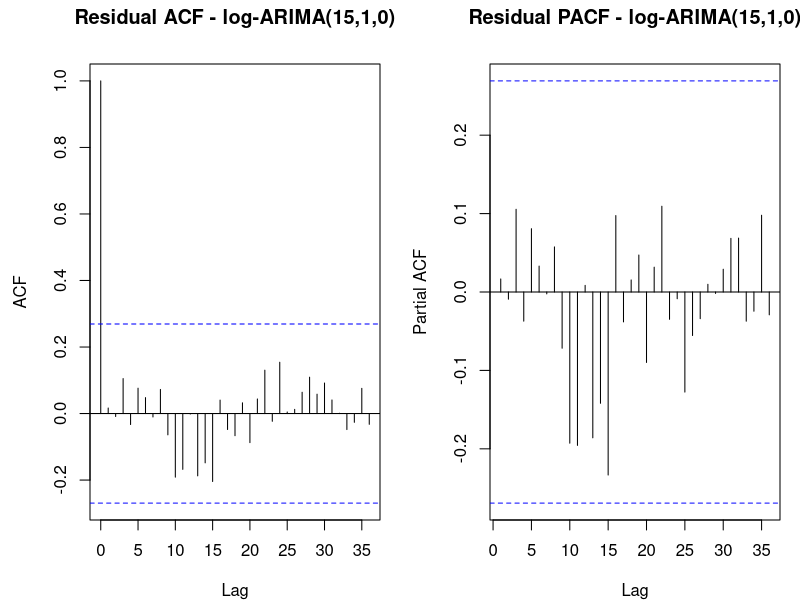
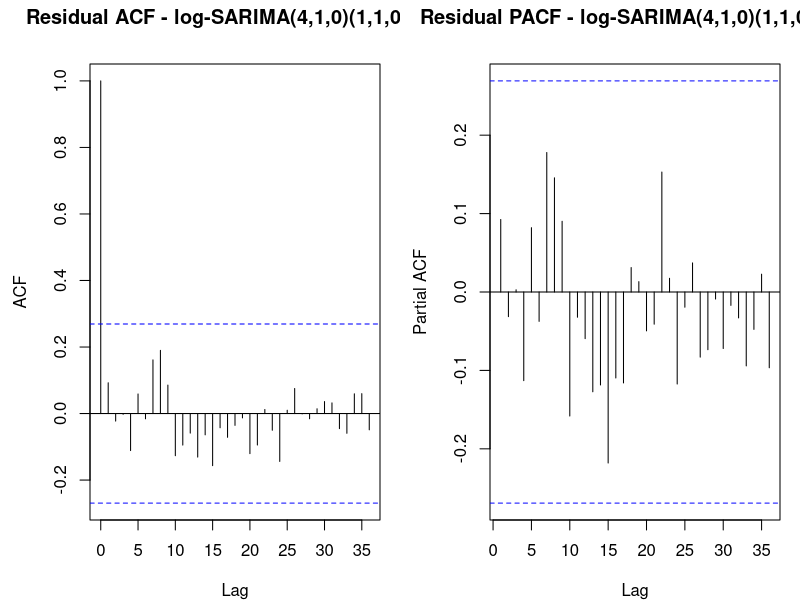
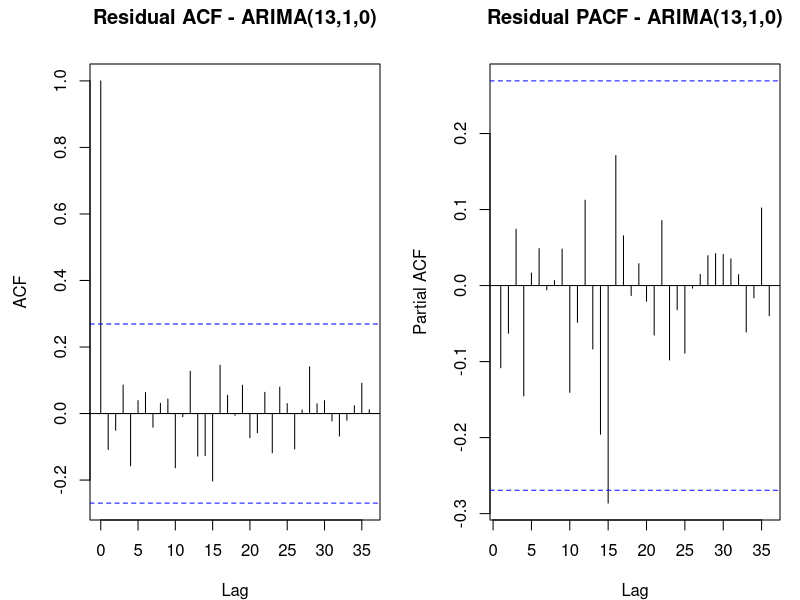
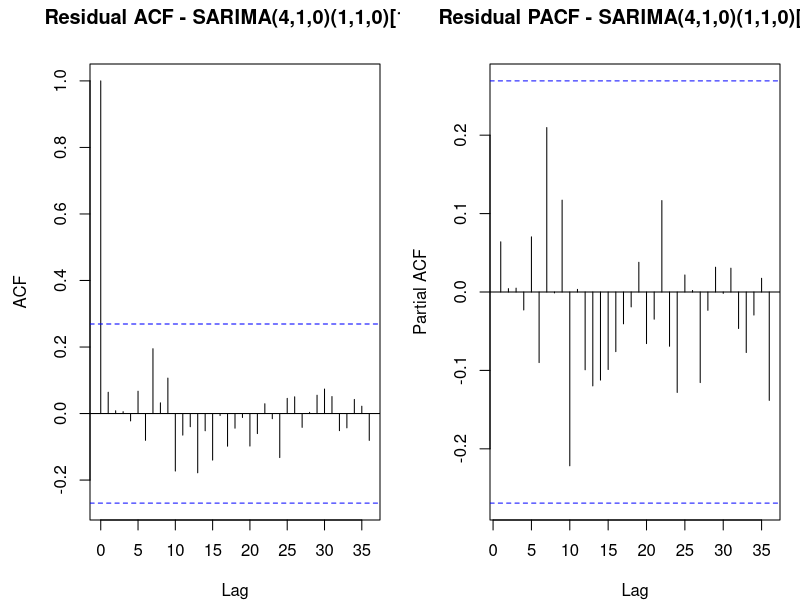
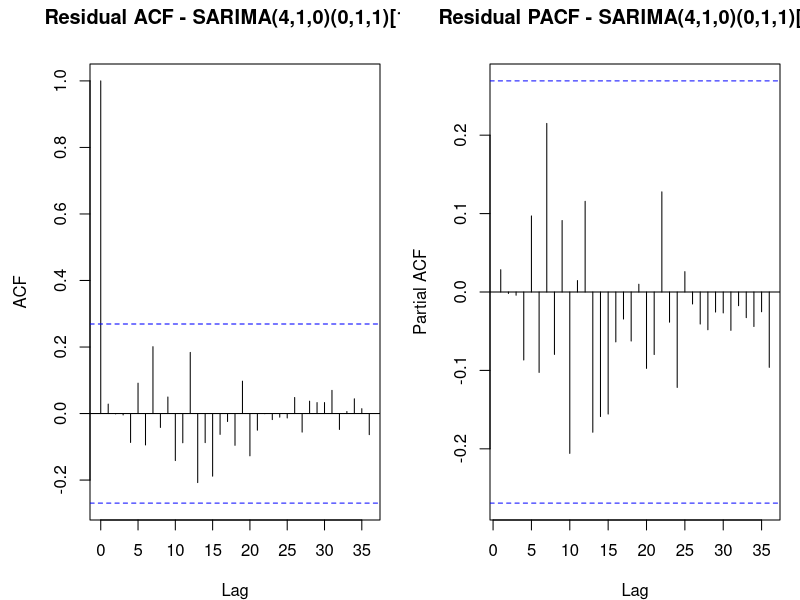
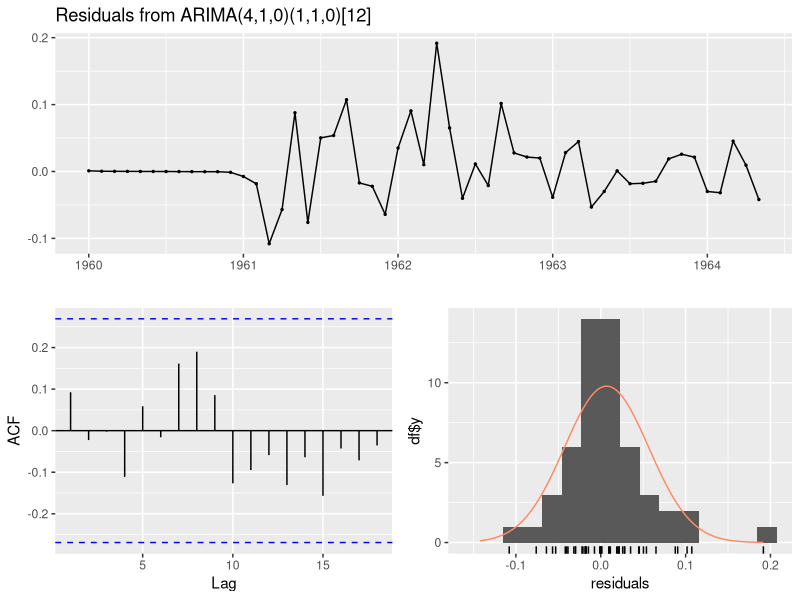
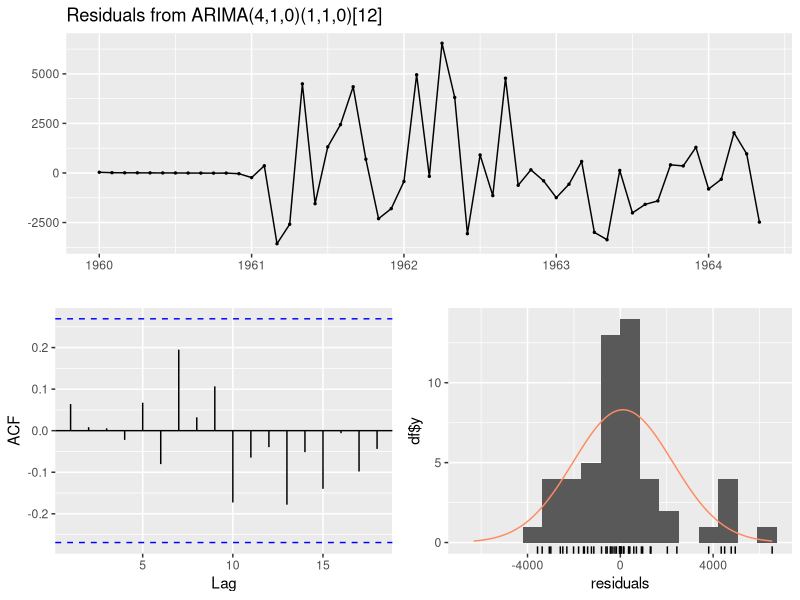
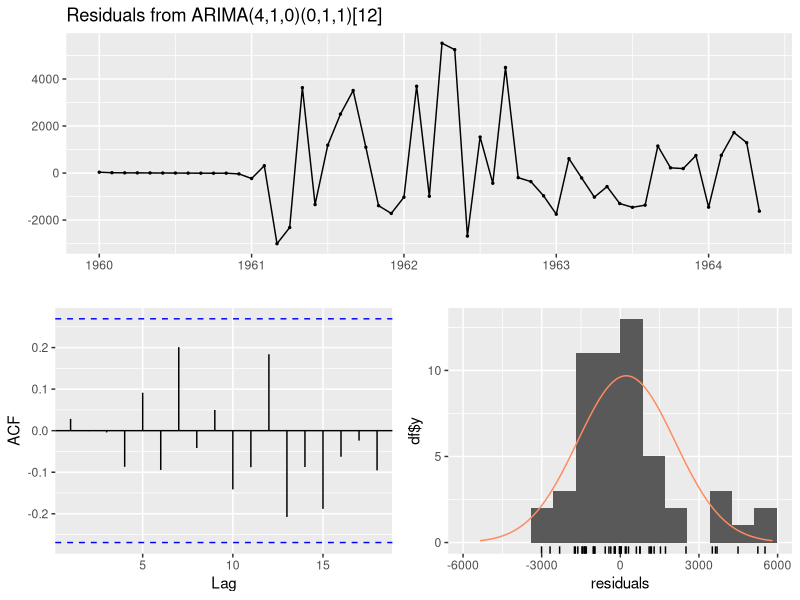

The R script that drew these images, in order:
# =============================================================================
# FINAL initial->improved models: diagnostics + forecast figures.
#   TFR initial : log-ARIMA(15,1,0)            (clean resid ACF; LB marginal)
#   TFR improved: log-SARIMA(4,1,0)(1,1,0)[12] (white; MAPE 8.89; pure AR)
#   TLB initial : ARIMA(13,1,0)                (clean resid ACF; LB marginal)
#   TLB improved: SARIMA(4,1,0)(1,1,0)[12]     (white; MAPE 12.1; prof template)
#                 SARIMA(4,1,0)(0,1,1)[12]     (white; MAPE 8.89; airline, low AIC)
# Figures -> plots/fin_*.png
# =============================================================================
suppressPackageStartupMessages({ library(forecast) })
options(stringsAsFactors=FALSE, scipen=999)
dir.create("figures", showWarnings = FALSE)
data  <- read.csv("cleaned_tlb_tfr_1960_2024.csv")
train <- subset(data, Year<=2012); test <- subset(data, Year>=2013)
tfr_s12 <- ts(train$TFR, start=1960, frequency=12)
tlb_s12 <- ts(train$TLB, start=1960, frequency=12)
tfr_t1  <- ts(train$TFR, start=1960, frequency=1)
tlb_t1  <- ts(train$TLB, start=1960, frequency=1)
tfr_test<-test$TFR; tlb_test<-test$TLB; ty<-test$Year

fits <- list(
  tfr_init = Arima(tfr_t1,  c(15,1,0),                               lambda=0, method="ML"),
  tfr_impr = Arima(tfr_s12, c(4,1,0), list(order=c(1,1,0),period=12),lambda=0, method="ML"),
  tlb_init = Arima(tlb_t1,  c(13,1,0),                                        method="ML"),
  tlb_impr = Arima(tlb_s12, c(4,1,0), list(order=c(1,1,0),period=12),         method="ML"),
  tlb_air  = Arima(tlb_s12, c(4,1,0), list(order=c(0,1,1),period=12),         method="ML")
)
labs <- c(tfr_init="log-ARIMA(15,1,0)", tfr_impr="log-SARIMA(4,1,0)(1,1,0)[12]",
          tlb_init="ARIMA(13,1,0)", tlb_impr="SARIMA(4,1,0)(1,1,0)[12]",
          tlb_air="SARIMA(4,1,0)(0,1,1)[12]")

# residual ACF/PACF panels
for (k in names(fits)) {
  r <- as.numeric(residuals(fits[[k]])); r <- r[is.finite(r)]
  png(sprintf("plots/fin_%s_resid.png", k), width=1000, height=440, res=110, bg="white")
  par(mfrow=c(1,2), mar=c(4,4.5,3.2,1))
  acf(r,  lag.max=36, main=paste("Residual ACF -", labs[k]))
  pacf(r, lag.max=36, main=paste("Residual PACF -", labs[k]))
  dev.off()
}
# checkresiduals 4-panel for the improved models
for (k in c("tfr_impr","tlb_impr","tlb_air")) {
  png(sprintf("plots/fin_%s_check.png", k), width=950, height=720, res=110, bg="white")
  suppressWarnings(checkresiduals(fits[[k]])); dev.off()
}

# forecast plots
fc_plot <- function(k, hist_years, hist_vals, obs, ylab, title) {
  fit <- fits[[k]]; fc <- forecast(fit, h=length(obs), biasadj=FALSE)
  png(sprintf("plots/fin_%s_forecast.png", k), width=1000, height=520, res=110, bg="white")
  par(mar=c(4,4.7,3.2,1))
  yr <- c(hist_years, ty)
  yl <- range(c(hist_vals, obs, as.numeric(fc$lower[,2]), as.numeric(fc$upper[,2])), na.rm=TRUE)
  plot(hist_years, as.numeric(hist_vals), type="l", lwd=2, xlim=range(yr), ylim=yl,
       xlab="Year", ylab=ylab, main=title)
  polygon(c(ty,rev(ty)), c(as.numeric(fc$lower[,2]), rev(as.numeric(fc$upper[,2]))),
          col=adjustcolor("steelblue",0.16), border=NA)
  polygon(c(ty,rev(ty)), c(as.numeric(fc$lower[,1]), rev(as.numeric(fc$upper[,1]))),
          col=adjustcolor("steelblue",0.28), border=NA)
  lines(ty, as.numeric(fc$mean), col="red", lwd=2, lty=2)
  lines(ty, obs, col="blue", lwd=2); points(ty, obs, col="blue", pch=16, cex=0.8)
  abline(v=2012.5, lty=3, col="grey50")
  legend("topright", c("train","forecast","actual","80/95% PI"),
         col=c("black","red","blue",adjustcolor("steelblue",0.5)),
         lwd=c(2,2,2,8), lty=c(1,2,1,1), bty="n", cex=0.85)
  dev.off()
}
fc_plot("tfr_init", train$Year, train$TFR, tfr_test, "TFR", paste0("TFR initial - ", labs["tfr_init"]))
fc_plot("tfr_impr", train$Year, train$TFR, tfr_test, "TFR", paste0("TFR improved - ", labs["tfr_impr"]))
fc_plot("tlb_init", train$Year, train$TLB, tlb_test, "TLB", paste0("TLB initial - ", labs["tlb_init"]))
fc_plot("tlb_impr", train$Year, train$TLB, tlb_test, "TLB", paste0("TLB improved - ", labs["tlb_impr"]))
fc_plot("tlb_air",  train$Year, train$TLB, tlb_test, "TLB", paste0("TLB improved (airline) - ", labs["tlb_air"]))
cat("Wrote plots/fin_*.png\n")
